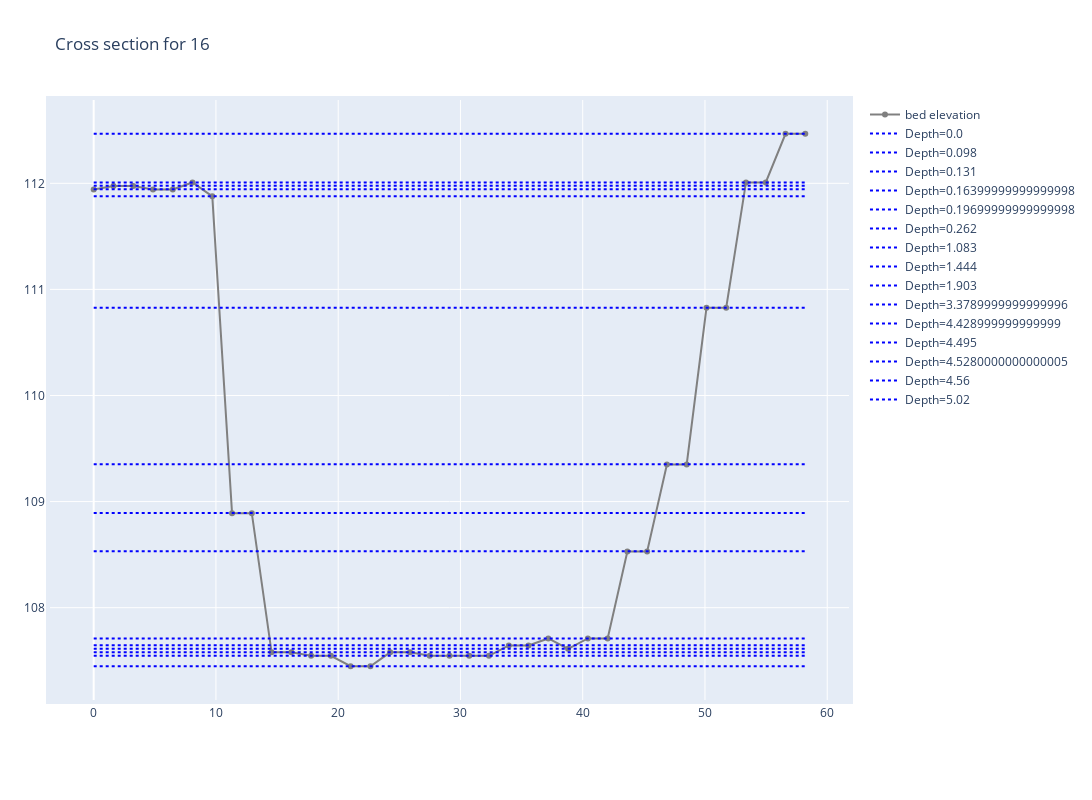

The notebook cell saved with this chart:
### Code cell
invert = 107.448
fig = plot_xs(conveyance_df=df, xs_df=df_xs, invert=invert, level_fld='level', z_fld = 'z', offset_fld='offset')

fig.update_layout(
    title='Cross section for 16',
    autosize=True,
    width=1200,
    height=800,
    margin=dict(
        l=50,
        r=50,
        b=100,
        t=100,
        pad=4
    ),
    paper_bgcolor="White",
)
